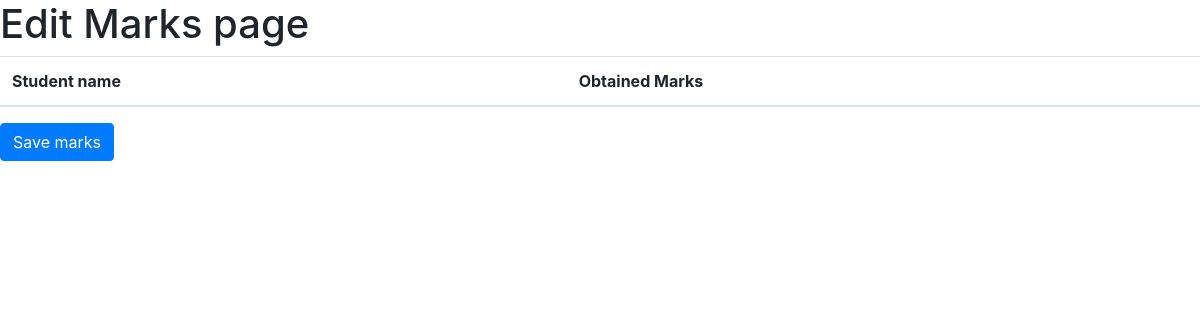
Before: /academic/edit_marks/1/3/1/9 with the older database file.
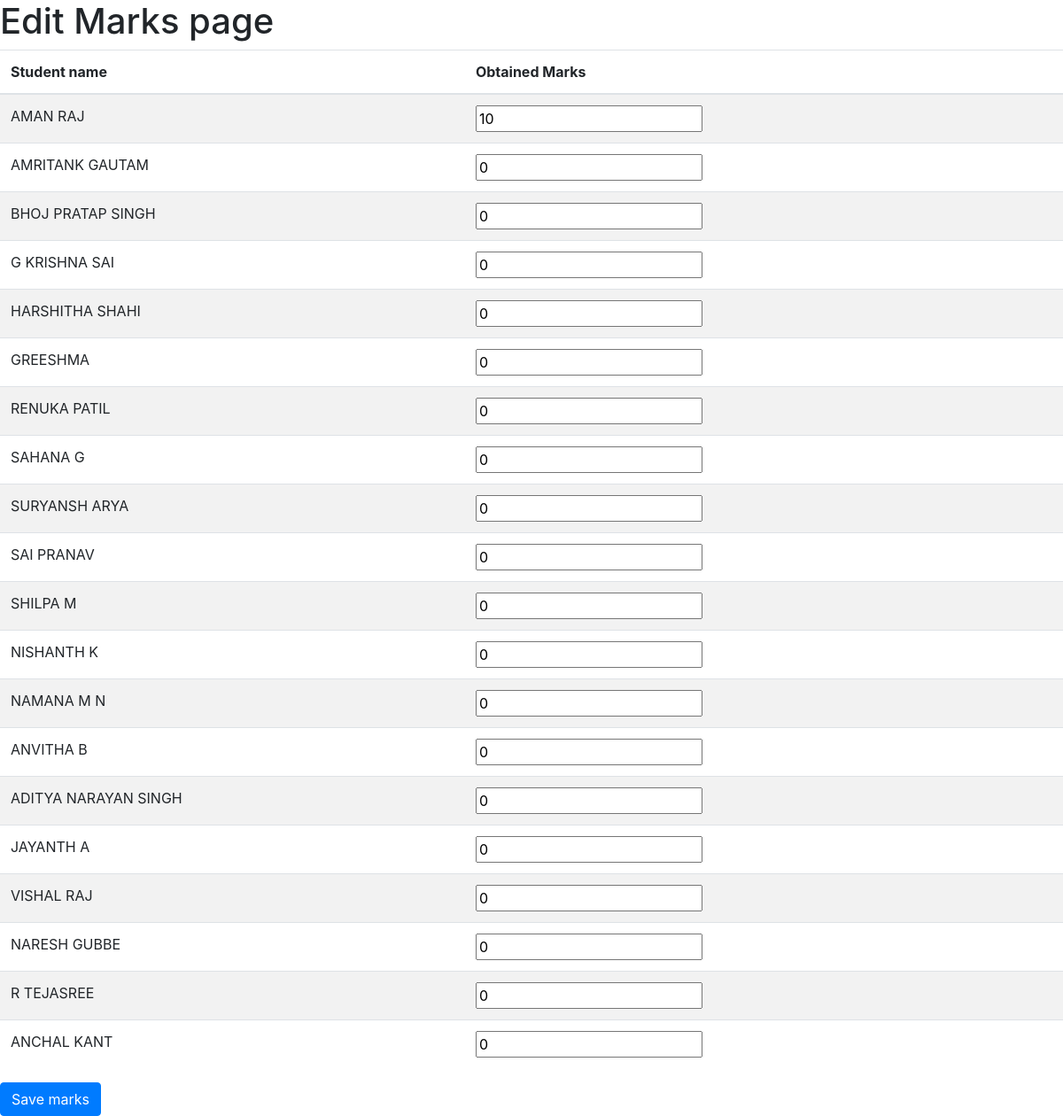
After: the same page with the newer database file.
### academic/models.py (models this page shows, shortened)
class marks(models.Model):
    test_id = models.ForeignKey(test,on_delete=models.CASCADE)
    student = models.ForeignKey(User,on_delete=models.CASCADE)
    marks_obtained = models.IntegerField(default=0)

### academic/views.py (the view)
# urls.py: path('edit_marks/<int:class_id>/<int:subject_id>/<int:exam_id>/<int:test_id>',views.edit_marks,name='edit_marks'),
def edit_marks(request,class_id,subject_id,exam_id,test_id):
    sclass = sub_class.objects.get(id=class_id)
    students_marked = list(marks.objects.filter(test_id__id=test_id))
    return render(request,'edit_marks.html',{'students_marked':students_marked,'class_id':class_id,'subject_id':subject_id,'exam_id':exam_id})

### academic/templates/edit_marks.html (shortened to what this page needs)
{% extends "base.html" %}
{% block content %}
<h1>Edit Marks page</h1>
<form action="{% url 'academic:save_marks' %}" method="post">
    <table class="table table-striped">
          <thead>
            <tr>
              <th>Student name</th>
              <th>Obtained Marks</th>
            </tr>
          </thead>
          <tbody>
            {% for i in students_marked %}
            <tr>
              <td>{{i.student.first_name}}</td>
              <td>
                <input type="number" name="{{i.student.username}}" value="{{i.marks_obtained}}">
              </td>
            </tr>
            {% endfor %}
          </tbody>
        </table>
        <input type="submit" value="Save marks" class="btn btn-primary">
</form>
{% endblock %}

Changed rows visible on the page:
added marks: student.first_name "AMAN RAJ", marks_obtained "10"
added marks: student.first_name "AMRITANK GAUTAM", marks_obtained "0"
added marks: student.first_name "BHOJ PRATAP SINGH", marks_obtained "0"
added marks: student.first_name "G KRISHNA SAI", marks_obtained "0"
added marks: student.first_name "HARSHITHA SHAHI", marks_obtained "0"
added marks: student.first_name "GREESHMA", marks_obtained "0"
added marks: student.first_name "RENUKA PATIL", marks_obtained "0"
added marks: student.first_name "SAHANA G", marks_obtained "0"
added marks: student.first_name "SURYANSH ARYA", marks_obtained "0"
added marks: student.first_name "SAI PRANAV", marks_obtained "0"
added marks: student.first_name "SHILPA M", marks_obtained "0"
added marks: student.first_name "NISHANTH K", marks_obtained "0"
added marks: student.first_name "NAMANA M N", marks_obtained "0"
added marks: student.first_name "ANVITHA B", marks_obtained "0"
added marks: student.first_name "ADITYA NARAYAN SINGH", marks_obtained "0"
added marks: student.first_name "JAYANTH A", marks_obtained "0"
added marks: student.first_name "VISHAL RAJ", marks_obtained "0"
added marks: student.first_name "NARESH GUBBE", marks_obtained "0"
added marks: student.first_name "R TEJASREE", marks_obtained "0"
added marks: student.first_name "ANCHAL KANT", marks_obtained "0"
